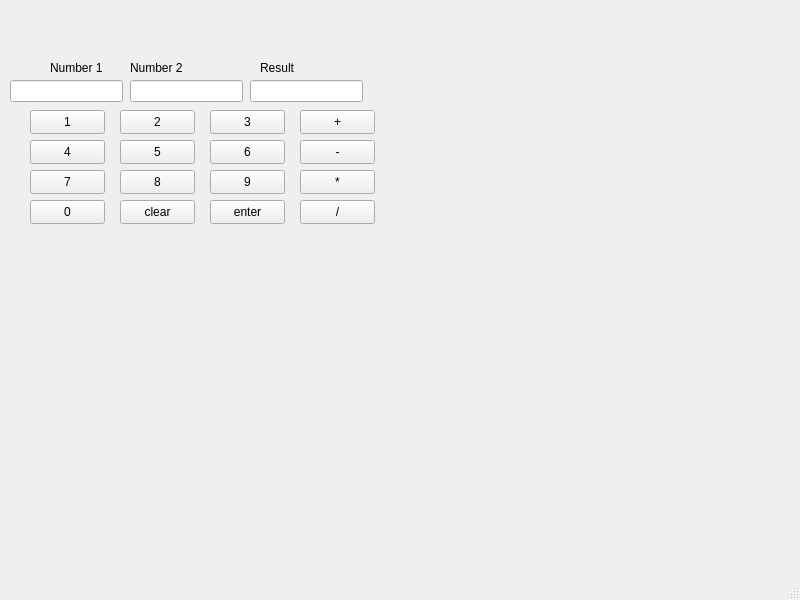
<?xml version="1.0" encoding="UTF-8"?>
<ui version="4.0">
 <class>MainWindow</class>
 <widget class="QMainWindow" name="MainWindow">
  <property name="geometry">
   <rect>
    <x>0</x>
    <y>0</y>
    <width>800</width>
    <height>600</height>
   </rect>
  </property>
  <property name="windowTitle">
   <string>MainWindow</string>
  </property>
  <property name="toolTip">
   <string>&lt;html&gt;&lt;head/&gt;&lt;body&gt;&lt;p&gt;jjii&lt;/p&gt;&lt;/body&gt;&lt;/html&gt;</string>
  </property>
  <widget class="QWidget" name="centralwidget">
   <widget class="QLineEdit" name="num1">
    <property name="geometry">
     <rect>
      <x>10</x>
      <y>80</y>
      <width>113</width>
      <height>22</height>
     </rect>
    </property>
   </widget>
   <widget class="QLineEdit" name="num2">
    <property name="geometry">
     <rect>
      <x>130</x>
      <y>80</y>
      <width>113</width>
      <height>22</height>
     </rect>
    </property>
   </widget>
   <widget class="QLineEdit" name="result">
    <property name="geometry">
     <rect>
      <x>250</x>
      <y>80</y>
      <width>113</width>
      <height>22</height>
     </rect>
    </property>
   </widget>
   <widget class="QPushButton" name="N1">
    <property name="geometry">
     <rect>
      <x>30</x>
      <y>110</y>
      <width>75</width>
      <height>24</height>
     </rect>
    </property>
    <property name="text">
     <string>1</string>
    </property>
   </widget>
   <widget class="QPushButton" name="N2">
    <property name="geometry">
     <rect>
      <x>120</x>
      <y>110</y>
      <width>75</width>
      <height>24</height>
     </rect>
    </property>
    <property name="text">
     <string>2</string>
    </property>
   </widget>
   <widget class="QPushButton" name="N3">
    <property name="geometry">
     <rect>
      <x>210</x>
      <y>110</y>
      <width>75</width>
      <height>24</height>
     </rect>
    </property>
    <property name="text">
     <string>3</string>
    </property>
   </widget>
   <widget class="QPushButton" name="add">
    <property name="geometry">
     <rect>
      <x>300</x>
      <y>110</y>
      <width>75</width>
      <height>24</height>
     </rect>
    </property>
    <property name="styleSheet">
     <string notr="true">
selection-color: rgb(255, 135, 203);</string>
    </property>
    <property name="text">
     <string>+</string>
    </property>
   </widget>
   <widget class="QPushButton" name="N4">
    <property name="geometry">
     <rect>
      <x>30</x>
      <y>140</y>
      <width>75</width>
      <height>24</height>
     </rect>
    </property>
    <property name="text">
     <string>4</string>
    </property>
   </widget>
   <widget class="QPushButton" name="N5">
    <property name="geometry">
     <rect>
      <x>120</x>
      <y>140</y>
      <width>75</width>
      <height>24</height>
     </rect>
    </property>
    <property name="text">
     <string>5</string>
    </property>
   </widget>
   <widget class="QPushButton" name="N6">
    <property name="geometry">
     <rect>
      <x>210</x>
      <y>140</y>
      <width>75</width>
      <height>24</height>
     </rect>
    </property>
    <property name="text">
     <string>6</string>
    </property>
   </widget>
   <widget class="QPushButton" name="sub">
    <property name="geometry">
     <rect>
      <x>300</x>
      <y>140</y>
      <width>75</width>
      <height>24</height>
     </rect>
    </property>
    <property name="text">
     <string>-</string>
    </property>
   </widget>
   <widget class="QPushButton" name="N7">
    <property name="geometry">
     <rect>
      <x>30</x>
      <y>170</y>
      <width>75</width>
      <height>24</height>
     </rect>
    </property>
    <property name="text">
     <string>7</string>
    </property>
   </widget>
   <widget class="QPushButton" name="N8">
    <property name="geometry">
     <rect>
      <x>120</x>
      <y>170</y>
      <width>75</width>
      <height>24</height>
     </rect>
    </property>
    <property name="text">
     <string>8</string>
    </property>
   </widget>
   <widget class="QPushButton" name="N9">
    <property name="geometry">
     <rect>
      <x>210</x>
      <y>170</y>
      <width>75</width>
      <height>24</height>
     </rect>
    </property>
    <property name="text">
     <string>9</string>
    </property>
   </widget>
   <widget class="QPushButton" name="mul">
    <property name="geometry">
     <rect>
      <x>300</x>
      <y>170</y>
      <width>75</width>
      <height>24</height>
     </rect>
    </property>
    <property name="text">
     <string>*</string>
    </property>
   </widget>
   <widget class="QPushButton" name="N0">
    <property name="geometry">
     <rect>
      <x>30</x>
      <y>200</y>
      <width>75</width>
      <height>24</height>
     </rect>
    </property>
    <property name="text">
     <string>0</string>
    </property>
   </widget>
   <widget class="QPushButton" name="clear">
    <property name="geometry">
     <rect>
      <x>120</x>
      <y>200</y>
      <width>75</width>
      <height>24</height>
     </rect>
    </property>
    <property name="text">
     <string>clear</string>
    </property>
   </widget>
   <widget class="QPushButton" name="enter">
    <property name="geometry">
     <rect>
      <x>210</x>
      <y>200</y>
      <width>75</width>
      <height>24</height>
     </rect>
    </property>
    <property name="text">
     <string>enter</string>
    </property>
   </widget>
   <widget class="QPushButton" name="div">
    <property name="geometry">
     <rect>
      <x>300</x>
      <y>200</y>
      <width>75</width>
      <height>24</height>
     </rect>
    </property>
    <property name="text">
     <string>/</string>
    </property>
   </widget>
   <widget class="QLabel" name="label">
    <property name="geometry">
     <rect>
      <x>50</x>
      <y>60</y>
      <width>71</width>
      <height>16</height>
     </rect>
    </property>
    <property name="text">
     <string>Number 1</string>
    </property>
   </widget>
   <widget class="QLabel" name="label_2">
    <property name="geometry">
     <rect>
      <x>130</x>
      <y>60</y>
      <width>71</width>
      <height>16</height>
     </rect>
    </property>
    <property name="text">
     <string>Number 2</string>
    </property>
   </widget>
   <widget class="QLabel" name="label_3">
    <property name="geometry">
     <rect>
      <x>260</x>
      <y>60</y>
      <width>49</width>
      <height>16</height>
     </rect>
    </property>
    <property name="text">
     <string>Result</string>
    </property>
   </widget>
  </widget>
  <widget class="QMenuBar" name="menubar">
   <property name="geometry">
    <rect>
     <x>0</x>
     <y>0</y>
     <width>800</width>
     <height>21</height>
    </rect>
   </property>
  </widget>
  <widget class="QStatusBar" name="statusbar"/>
 </widget>
 <resources/>
 <connections/>
</ui>
